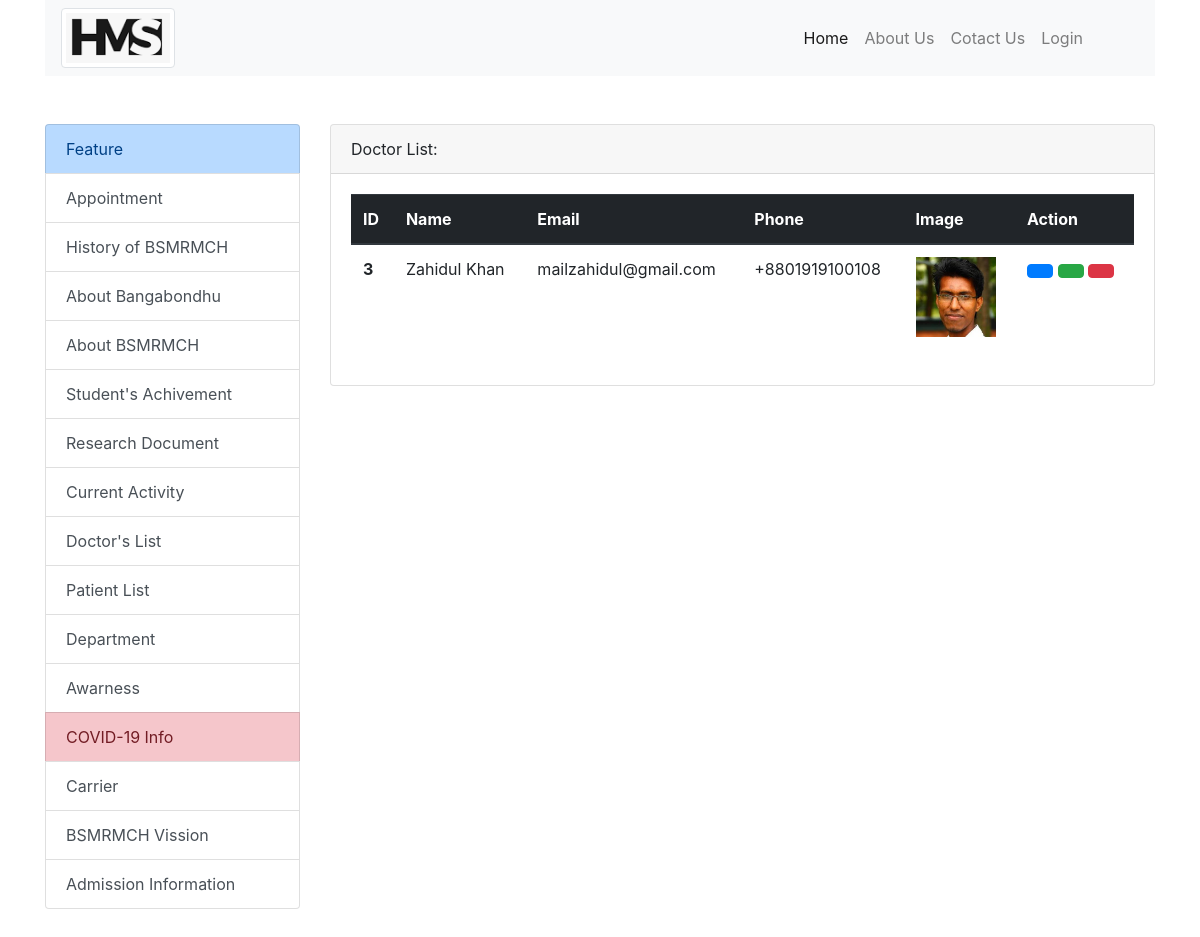
Page /doctor_list/ on the earlier database version.
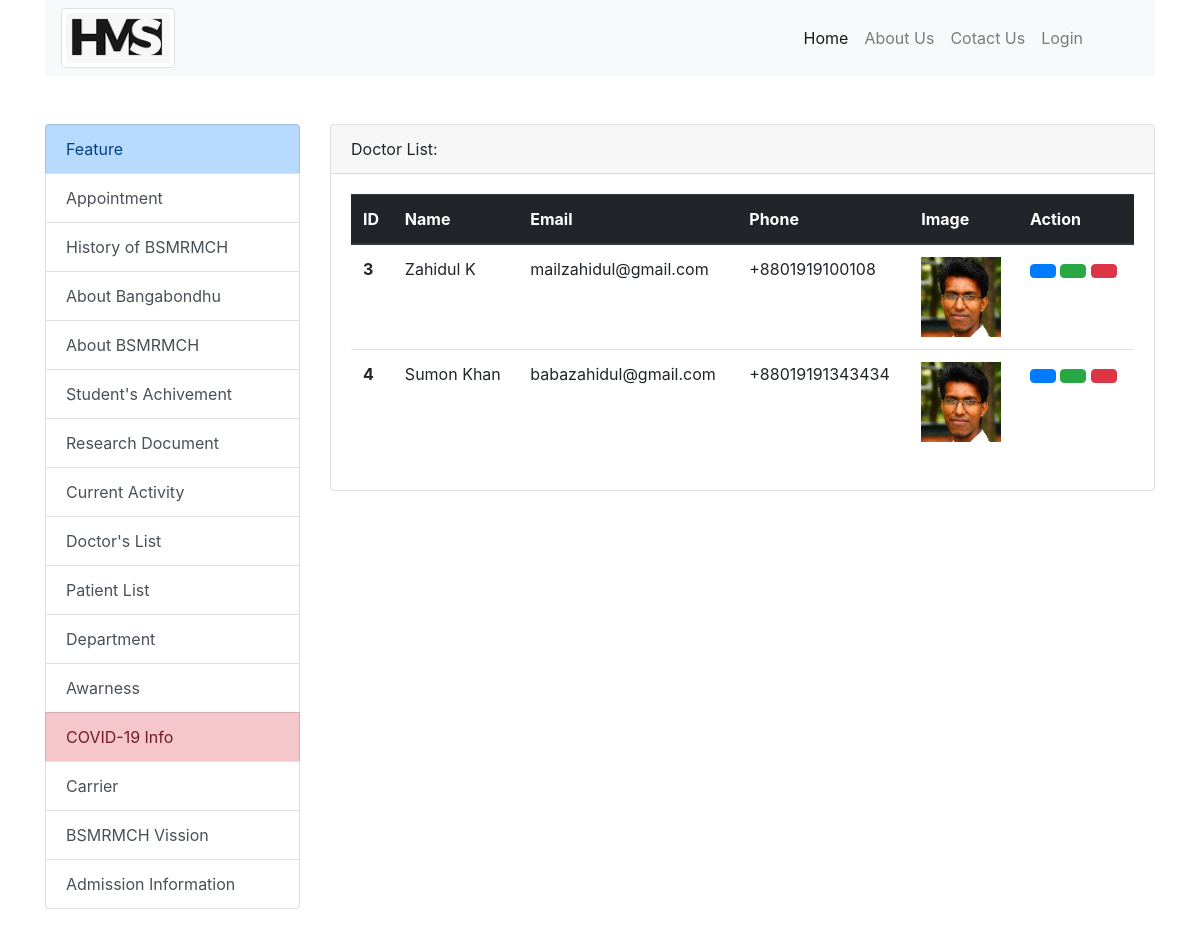
Same page on the later database version.
### hospital_app/models.py (models this page shows, shortened)
class Doctor(models.Model):
    name = models.CharField(max_length=50)
    email = models.EmailField()
    phone = models.CharField(max_length=15)
    gender = models.ForeignKey(Gender, on_delete=models.SET_NULL, null=True)
    alternative_phone = models.CharField(max_length=15)
    second_chamber = models.CharField(max_length=100, blank=True, null=True)
    third_chamber = models.CharField(max_length=100, blank=True, null=True)
    present_address = models.TextField()
    parmanent_address = models.TextField(blank=True, null=True)
    designation = models.ForeignKey(Designation, on_delete=models.SET_NULL, null=True)
    photo = models.ImageField(upload_to='doctor_photo/')

### hospital_app/views.py (the view)
# urls.py: path('doctor_list/', views.doctor_list, name='doctor_list'),
def doctor_list(request):
    doctors = Doctor.objects.order_by('id')[:5]
    context={
        'doctors':doctors
    }
    return render(request, 'doctor/doctor_list.html', context)

### templates/doctor/doctor_list.html (shortened to what this page needs)
{% extends 'base.html' %}
{% block content %}
    <div class="card">
        <div class="card-header">Doctor List:</div>
        <div class="card-body">
            <table class="table">
                <thead class="thead-dark">
                  <tr>
                    <th scope="col">ID</th>
                    <th scope="col">Name</th>
                    <th scope="col">Email</th>
                    <th scope="col">Phone</th>
                    <th scope="col">Image</th>
                    <th scope="col">Action</th>
                  </tr>
                </thead>
                <tbody>
                    {% for doctor in doctors %}
                  <tr>
                    <th scope="row">{{ doctor.id }}</th>
                    <td>{{ doctor.name }}</td>
                    <td>{{ doctor.email }}</td>
                    <td>{{ doctor.phone }}</td>
                    <td><img class="img-fluid" height="150" width="80" src="{{ doctor.photo.url }}" alt="Doctor photo"></td>
                    <td>
                        <a href="{% url 'edit_doctor' doctor.id %}" class="btn btn-primary"></a>
                        <a href="{% url 'view_doctor' doctor.id %}" class="btn btn-success"></a>
                        <a href="{% url 'delete_doctor' doctor.id %}" class="btn btn-danger"></a>
                    </td>
                  </tr>
                  {% endfor %}
                </tbody>
              </table>
        </div>
    </div>
{% endblock %}

### templates/base.html (shortened to what this page needs)
<!DOCTYPE html>
{% load static %}
<html lang="en">
<head>
    <link rel="stylesheet" href="https://maxcdn.bootstrapcdn.com/bootstrap/4.0.0/css/bootstrap.min.css">
    <link href="https://unpkg.com/gijgo@1.9.13/css/gijgo.min.css" rel="stylesheet" type="text/css" />
</head>
<body style="min-height: 900px;">
    <div class="container">
        {% include 'core/navigation.html' %}
        <div class="row py-5">
            <div class="col-lg-3">
                {% include 'core/sidebar.html' %}
            </div>
            <div class="col-lg-9">
                {% block content %}
                {% endblock %}
            </div>
        </div>
    </div>
</body>
</html>

### templates/core/navigation.html (shortened to what this page needs)
{% load static %}
<nav class="navbar navbar-expand-lg navbar-light bg-light">
    <a href="{% url 'home' %}"><img src="{% static 'images/logo.PNG' %}" alt="" class=" img-fluid img-thumbnail"></a>
    <div class="collapse navbar-collapse" id="navbarTogglerDemo03">
      <ul class="navbar-nav ml-auto mt-2 mr-5 mt-lg-0">
        <li class="nav-item active">
          <a class="nav-link" href="{% url 'home' %}">Home <span class="sr-only">(current)</span></a>
        </li>
        <li class="nav-item">
          <a class="nav-link" href="{% url 'about' %}">About Us</a>
        </li>
        <li class="nav-item">
          <a class="nav-link" href="{% url 'contact' %}">Cotact Us</a>
        </li>
        {% if request.user.is_authenticated %}
        <li class="nav-item dropdown">
          <a class="nav-link dropdown-toggle" href="#" id="navbarDropdownMenuLink" data-toggle="dropdown" aria-haspopup="true" aria-expanded="false">
            Appointment
          </a>
          <div class="dropdown-menu" aria-labelledby="navbarDropdownMenuLink">
            <a class="dropdown-item" href="{% url 'appointment_list' %}">Appointment List</a>
            <a class="dropdown-item" href="{% url 'appointment' %}">Get Appointment</a>
          </div>
        </li>
        <li class="nav-item dropdown">
          <a class="nav-link dropdown-toggle" href="#" id="navbarDropdownMenuLink" data-toggle="dropdown" aria-haspopup="true" aria-expanded="false">
            Doctor
          </a>
          <div class="dropdown-menu" aria-labelledby="navbarDropdownMenuLink">
            <a class="dropdown-item" href="{% url 'doctor_list' %}">Doctor List</a>
            <a class="dropdown-item" href="{% url 'add_doctor' %}">Add Doctor</a>
          </div>
        </li>
        <li class="nav-item dropdown">
          <a class="nav-link dropdown-toggle" href="#" id="navbarDropdownMenuLink" data-toggle="dropdown" aria-haspopup="true" aria-expanded="false">
            Patient
          </a>
          <div class="dropdown-menu" aria-labelledby="navbarDropdownMenuLink">
            <a class="dropdown-item" href="{% url 'patient_list' %}">Patient List</a>
            <a class="dropdown-item" href="{% url 'add_patient' %}">Add Patient</a>
          </div>
        </li>
          <li class="nav-item">
            <a class="nav-link" href="{% url 'logout' %}">Logout</a>
          </li>
          {% else %}
          <li class="nav-item">
            <a class="nav-link" href="{% url 'login' %}">Login</a>
          </li>
        {% endif %}
      </ul>
    </div>
  </nav>

### templates/core/sidebar.html
<div class="list-group">
    <p class="list-group-item list-group-item-primary">Feature</p>
    <a href="{% url 'appointment' %}" class="list-group-item list-group-item-action">Appointment</a>
    <a href="#" class="list-group-item list-group-item-action">History of BSMRMCH</a>
    <a href="#" class="list-group-item list-group-item-action">About Bangabondhu</a>
    <a href="#" class="list-group-item list-group-item-action">About BSMRMCH</a>
    <a href="#" class="list-group-item list-group-item-action">Student's Achivement</a>
    <a href="#" class="list-group-item list-group-item-action">Research Document</a>
    <a href="#" class="list-group-item list-group-item-action">Current Activity</a>
    <a href="#" class="list-group-item list-group-item-action">Doctor's List</a>
    <a href="#" class="list-group-item list-group-item-action">Patient List</a>
    <a href="#" class="list-group-item list-group-item-action">Department</a>
    <a href="#" class="list-group-item list-group-item-action">Awarness</a>
    <a href="#" class="list-group-item list-group-item-action list-group-item-danger">COVID-19 Info</a>
    <a href="#" class="list-group-item list-group-item-action">Carrier</a>
    <a href="#" class="list-group-item list-group-item-action">BSMRMCH Vission</a>
    <a href="#" class="list-group-item list-group-item-action">Admission Information</a>
</div>

Differences in the rows shown:
changed Doctor "mailzahidul@gmail.com": name "Zahidul Khan" → "Zahidul K"
added Doctor: id "4", name "Sumon Khan", email "babazahidul@gmail.com", phone "+88019191343434", photo (picture)
